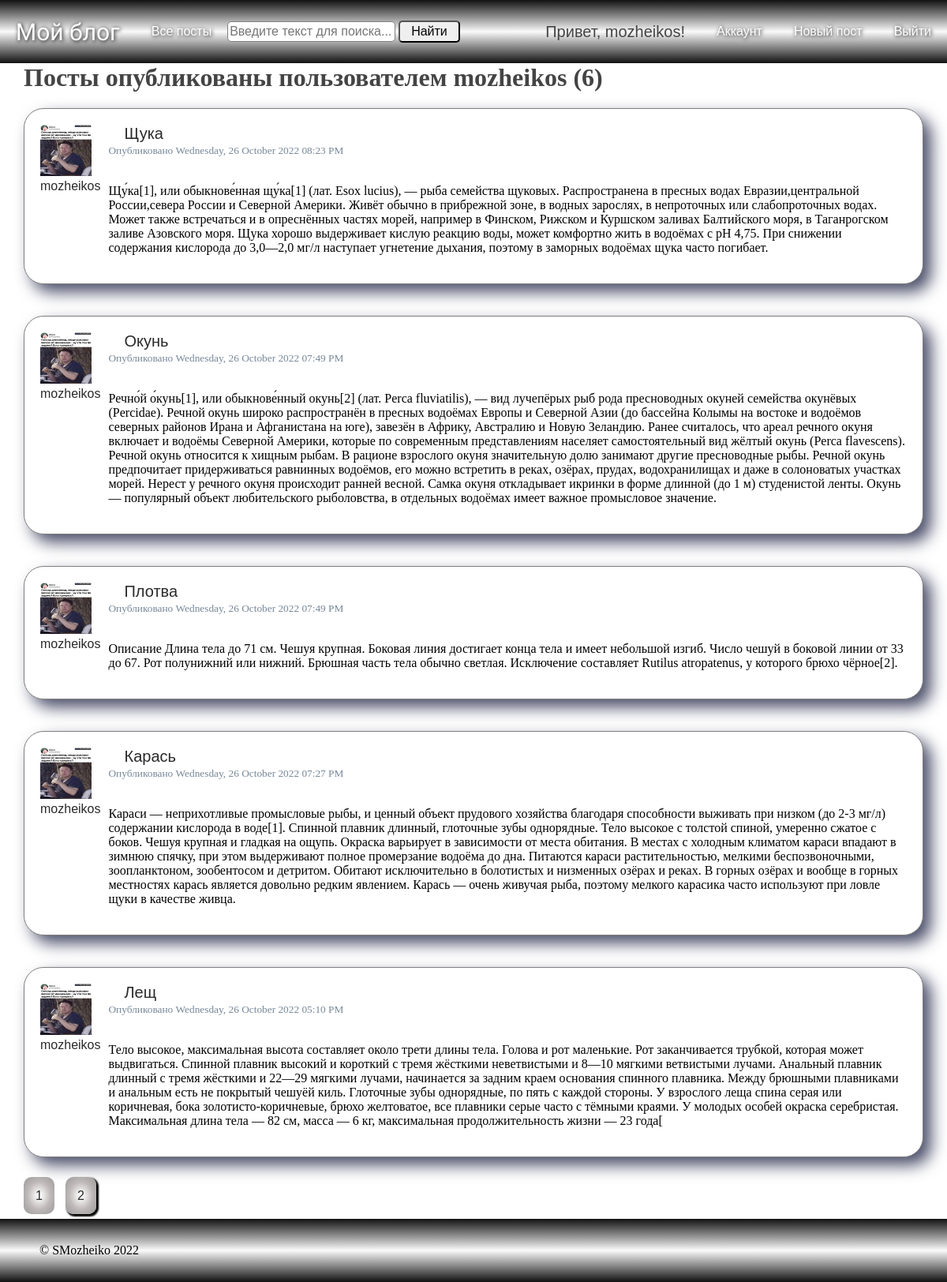
The app's page /user_posts?username=mozheikos (signed in) with its own data.
### blog_flask/models.py (models this page shows, shortened)
class User(db.Model, UserMixin):
    id = db.Column(db.Integer, primary_key=True)
    username = db.Column(db.String(20), unique=True, nullable=False)
    email = db.Column(db.String(120), unique=True, nullable=False)
    avatar = db.Column(db.String(100), nullable=False, default='default.png')
    password = db.Column(db.String(100), nullable=False)
    posts = db.relationship(
        'Post',
        back_populates='author',
        lazy=True,
        uselist=True
    )

class Post(db.Model):
    id = db.Column(db.Integer, primary_key=True)
    title = db.Column(db.String(100), nullable=False)
    created_at = db.Column(db.DateTime, nullable=False, default=datetime.datetime.utcnow())
    content = db.Column(db.Text, nullable=False)
    user_id = db.Column(
        db.Integer, db.ForeignKey(
            'user.id',
            ondelete='CASCADE',
            onupdate='CASCADE'
        ), nullable=False
    )
    author = db.relationship(
        User,
        back_populates='posts',
        uselist=False
    )

### blog_flask/users/routes.py (the view)
@users.route('/user_posts')
def user_posts():
    username = request.args.get('username', type=str)
    page = request.args.get('page', 1, type=int)
    user = User.query.filter_by(username=username).first()
    posts = Post.query.filter_by(author=user).order_by(
        Post.created_at.desc()
    ).paginate(page=page, per_page=5)
    return render_template('user_posts.html', posts=posts, user=user)

### blog_flask/context_processsors.py
class SearchForm(FlaskForm):
    search = StringField(
        label='Поиск',
        validators=[DataRequired()]
    )
    find = SubmitField(
        label='Найти'
    )

### blog_flask/models.py (called while the page is built)
@login_manager.user_loader
def load_user(user_id):
    return User.query.get(int(user_id))

### run.py (called while the page is built)
@app.context_processor
def search():
    form = SearchForm()
    return dict(search=form)

@app.context_processor
def year():
    today_year = datetime.datetime.now().year
    return dict(year=today_year)

### blog_flask/templates/user_posts.html
{% extends "layout.html" %}
{% block content %}
    <h1 class="mb-3">Посты опубликованы пользователем {{ user.username }} ({{ posts.total }})</h1>
    {% for post in posts.items %}
    <div class="content-card">
      <div class="card-author">
        <img class="article-img" src="{{ url_for('static', filename='profile_pictures/' + post.author.avatar) }}">
        <a class="navbar-user card-title card-author" href="{{ url_for('users.user_posts', username=post.author.username) }}" style="margin: 0 auto">{{ post.author.username }}</a>
      </div>
      <div class="card">
        <div class="card-body">
          <h4 class="card-title"><a class="navbar-user card-title" href="{{ url_for('posts.post', post_id=post.id) }}">{{ post.title }}</a></h4>
          <small>Опубликовано {{ post.created_at.strftime('%A, %d %B %Y %I:%M %p') }}</small>
          <br>
          <br>
          <p class="card-text">{{ post.content }}</p>
        </div>
      </div>
    </div>
    {% endfor %}
    <div class="pagination">
        {% for page_num in posts.iter_pages(left_edge=1, right_edge=1, left_current=1, right_current=2) %}
          {% if page_num %}
            {% if posts.page == page_num %}
              <a class="paginate-button selected-page" href="{{ url_for('users.user_posts', username=user.username, page=page_num) }}">{{ page_num }}</a>
            {% else %}
              <a class="paginate-button" href="{{ url_for('users.user_posts', username=user.username, page=page_num) }}">{{ page_num }}</a>
            {% endif %}
          {% else %}
            ...
          {% endif %}
        {% endfor %}
    </div>
{% endblock content %}

### blog_flask/templates/layout.html (shortened to what this page needs)
<!DOCTYPE html>
<html>
<head>
    <link rel="stylesheet" type="text/css" href="{{ url_for('static', filename='main.css') }}">
</head>
<body>
    <div class="body">
        <div class="wrapper">
          <div class="navbar">
            <div class="navbar-main">
                <a class="navbar-brand" href="/">Мой блог</a>
                <a href="{{ url_for('posts.allpost') }}" class="nav-link nav-item navigation-links">
                    Все посты
                </a>
                <form class="search" action="{{ url_for('posts.allpost') }}" method="get">
                    {{ search.search(class="search-input", placeholder="Введите текст для поиска...") }}
                    {{ search.find(class="search-button") }}
                </form>
            </div>
            <div class="navbar-profile">
                {% if current_user.is_authenticated %}
                    <h4 class="navbar-user">Привет, {{ current_user.username }}!</h4>
                    <a href="{{ url_for('users.account') }}" class="nav-link nav-item navigation-links">
                        Аккаунт
                    </a>
                    <a href="{{ url_for('posts.publish') }}" class="nav-link nav-item navigation-links">
                        Новый пост
                    </a>
                    <a href="{{ url_for('users.logout') }}" class="nav-link nav-item navigation-links">
                        Выйти
                    </a>
                {% endif %}
            </div>
          </div>
            <div class="content">
              {% block content %}{% endblock %}
            </div>
        </div>
        <div class="footer">
            &copy; SMozheiko {{ year }}
        </div>
    </div>
</body>
</html>

### blog_flask/static/main.css (style rules this page uses)
body { margin: 0; padding: 0; }
.body { display: flex; flex-direction: column; min-height: 100vh; }
.wrapper { flex-grow: 1; }
.navbar, .footer { display: flex; height: 80px; align-items: center; position: sticky; justify-content: space-between; background: linear-gradient(rgb(19, 18, 18), rgb(250, 250, 250), rgb(17, 17, 17)); }
.footer { padding: 0 50px; box-sizing: border-box; }
.navbar-main, .navbar-profile { display: flex; align-items: center; }
.navbar-brand { text-decoration: none; font-size: 30px; font-family: 'Stalinist One', cursive; font-weight: normal; margin: 20px; color: white; text-shadow: 1px 1px 5px black; }
.navbar-user { font-size: 20px; font-family: Impact, Charcoal, sans-serif; font-weight: normal; margin: 20px; }
.nav-link { text-decoration: none; font-size: 16px; font-family: Impact, Charcoal, sans-serif; font-weight: normal; margin: 20px; color: white; text-shadow: 1px 1px 5px black; }
.search input { line-height: 20px; font-size: 16px; font-family: Ubuntu, sans-serif; font-weight: normal; border-radius: 5px; }
.search-input { padding: 2px; color: black; border: 1px solid gray; }
.search-button { padding: 2px 14px; cursor: pointer; color: black; }
.content { position: relative; display: flex; flex-direction: column; margin: 0 auto; padding: 0; max-width: 1140px; background-color: #fff; justify-content: flex-start; }
.pagination { margin: 20px 0; }
.paginate-button { margin-right: 10px; padding: 15px; border-radius: 10px; box-sizing: border-box; box-shadow: 2px 2px 2px 1px black; font-family: Impact, Charcoal, sans-serif; text-decoration: none; color: #2a2a2a; background: radial-gradient(white 5%, rgb(192, 185, 185), rgb(152, 152, 152)); }
.selected-page { box-shadow: none; }
h1, h2, h3, h4, h5, h6 { margin: 0; color: #444444; }
.content-card { display: flex; padding: 20px; border: 1px solid grey; border-radius: 25px; background-color: white; box-shadow: 10px 10px 20px #4a4e69; margin: 20px 0; }
.card { margin-left: 10px; }
.card-title { text-decoration: none; color: #2a2a2a; }
.card-author { font-size: 16px; margin: 0; }
.article-img { height: 65px; width: 65px; padding: 0; margin: 0; }
small { color: lightslategrey; }

### records on screen
User: username "mozheikos"
Post: avatar (picture), author.username "mozheikos", title "Щука", created_at "Wednesday, 26 October 2022 08:23 PM", content "Щу́ка[1], или обыкнове́нная щу́ка[1] (лат. Esox lucius), — рыба семейства щуковых. Распространена в пресных водах Евразии,центральной России,севера России и Северной Америки. Живёт обычно в прибрежной зоне, в водных зарослях, в непроточных или слабопроточных водах. Может также встречаться и в опреснённых частях морей, например в Финском, Рижском и Куршском заливах Балтийского моря, в Таганрогском заливе Азовского моря. Щука хорошо выдерживает кислую реакцию воды, может комфортно жить в водоёмах с pH 4,75. При снижении содержания кислорода до 3,0—2,0 мг/л наступает угнетение дыхания, поэтому в заморных водоёмах щука часто погибает."
Post: avatar (picture), author.username "mozheikos", title "Окунь", created_at "Wednesday, 26 October 2022 07:49 PM", content "Речно́й о́кунь[1], или обыкнове́нный окунь[2] (лат. Perca fluviatilis), — вид лучепёрых рыб рода пресноводных окуней семейства окунёвых (Percidae). Речной окунь широко распространён в пресных водоёмах Европы и Северной Азии (до бассейна Колымы на востоке и водоёмов северных районов Ирана и Афганистана на юге), завезён в Африку, Австралию и Новую Зеландию. Ранее считалось, что ареал речного окуня включает и водоёмы Северной Америки, которые по современным представлениям населяет самостоятельный вид жёлтый окунь (Perca flavescens). Речной окунь относится к хищным рыбам. В рационе взрослого окуня значительную долю занимают другие пресноводные рыбы. Речной окунь предпочитает придерживаться…"
Post: avatar (picture), author.username "mozheikos", title "Плотва", created_at "Wednesday, 26 October 2022 07:49 PM", content "Описание Длина тела до 71 см. Чешуя крупная. Боковая линия достигает конца тела и имеет небольшой изгиб. Число чешуй в боковой линии от 33 до 67. Рот полунижний или нижний. Брюшная часть тела обычно светлая. Исключение составляет Rutilus atropatenus, у которого брюхо чёрное[2]."
Post: avatar (picture), author.username "mozheikos", title "Карась", created_at "Wednesday, 26 October 2022 07:27 PM", content "Караси — неприхотливые промысловые рыбы, и ценный объект прудового хозяйства благодаря способности выживать при низком (до 2-3 мг/л) содержании кислорода в воде[1]. Спинной плавник длинный, глоточные зубы однорядные. Тело высокое с толстой спиной, умеренно сжатое с боков. Чешуя крупная и гладкая на ощупь. Окраска варьирует в зависимости от места обитания. В местах с холодным климатом караси впадают в зимнюю спячку, при этом выдерживают полное промерзание водоёма до дна. Питаются караси растительностью, мелкими беспозвоночными, зоопланктоном, зообентосом и детритом. Обитают исключительно в болотистых и низменных озёрах и реках. В горных озёрах и вообще в горных местностях карась является…"
Post: avatar (picture), author.username "mozheikos", title "Лещ", created_at "Wednesday, 26 October 2022 05:10 PM", content "Тело высокое, максимальная высота составляет около трети длины тела. Голова и рот маленькие. Рот заканчивается трубкой, которая может выдвигаться. Спинной плавник высокий и короткий с тремя жёсткими неветвистыми и 8—10 мягкими ветвистыми лучами. Анальный плавник длинный с тремя жёсткими и 22—29 мягкими лучами, начинается за задним краем основания спинного плавника. Между брюшными плавниками и анальным есть не покрытый чешуёй киль. Глоточные зубы однорядные, по пять с каждой стороны. У взрослого леща спина серая или коричневая, бока золотисто-коричневые, брюхо желтоватое, все плавники серые часто с тёмными краями. У молодых особей окраска серебристая. Максимальная длина тела — 82 см, масса —…"

### other values on screen
{{ posts.total }} "6"
{{ page_num }} "1"
{{ page_num }} "2"
